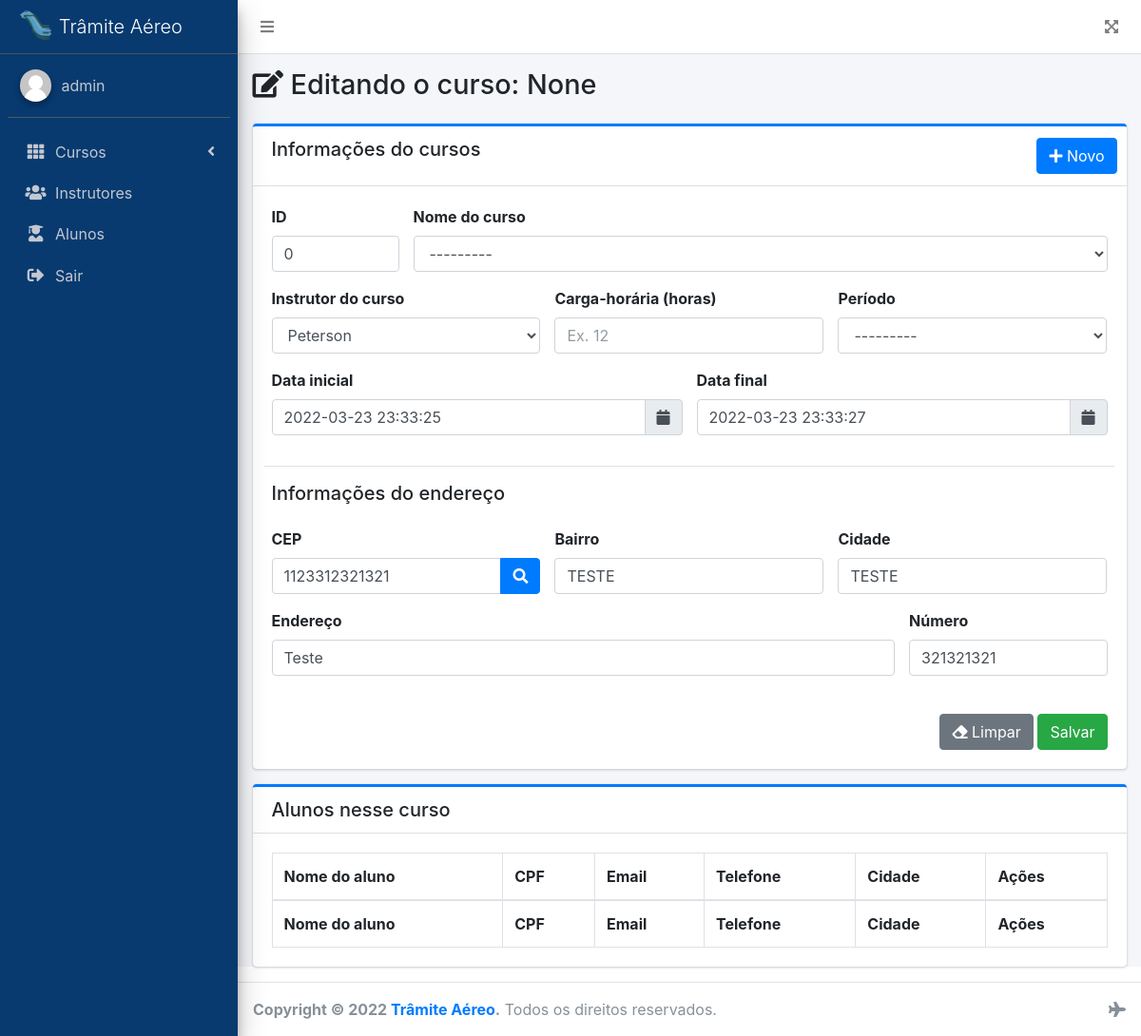
Page /class/edit/1 (signed in) on the earlier database version.
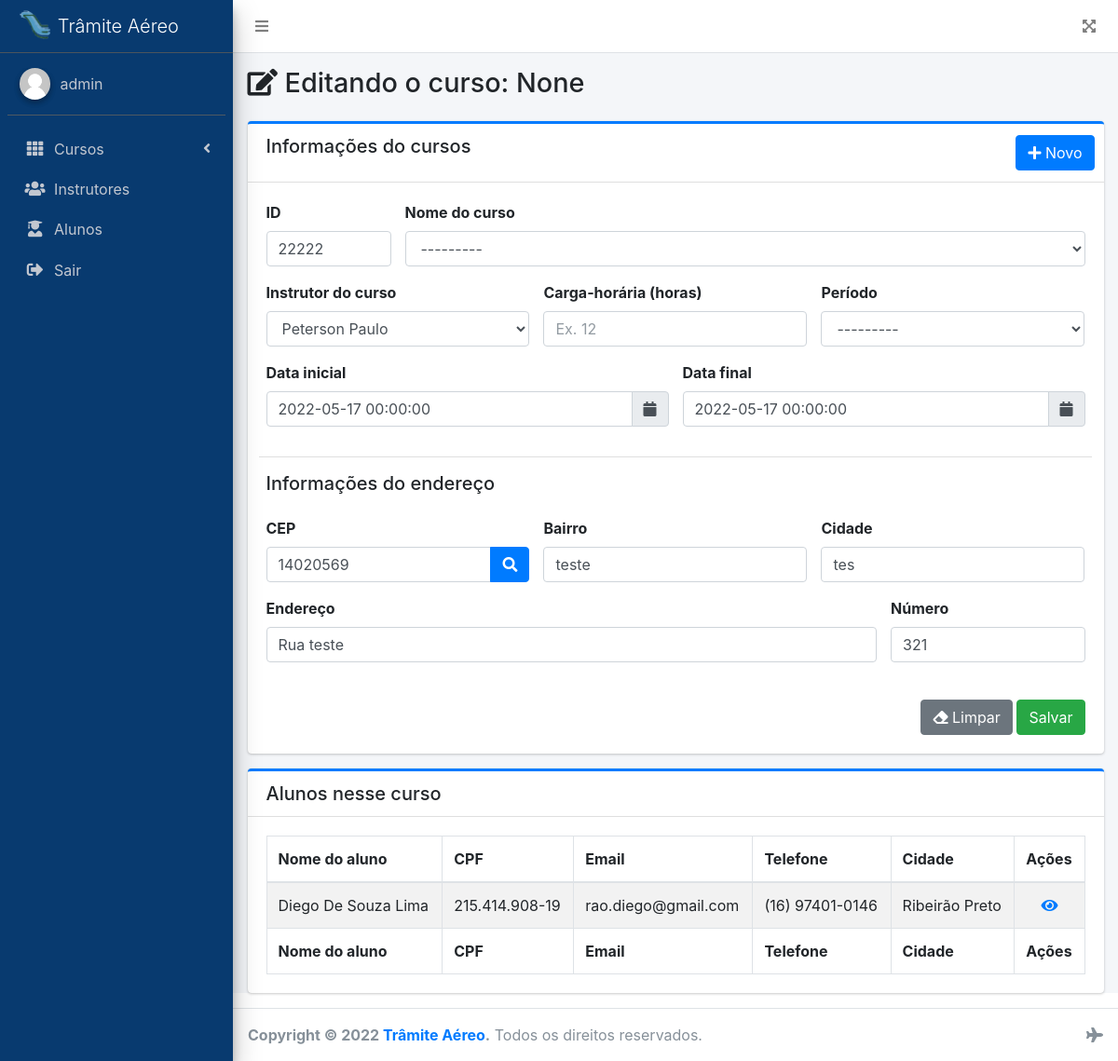
Same page on the later database version.
### class/models.py (models this page shows, shortened)
class Classes(models.Model):
    PERIOD_CHOICES = [
        ('MANHA', 'Manhã'),
        ('TARDE', 'Tarde'),
        ('NOITE', 'Noite'),
        ('MANHA/TARDE', 'Manhã/Tarde'),
        ('TARDE/NOITE', 'Tarde/Noite'),
        ('MANHA/TARDE/NOITE', 'Manhã/Tarde/Noite'),
        ('MANHA/NOITE', 'Manhã/Noite'),
    ]
    anac_id = models.CharField(max_length=255)
    address = models.CharField(max_length=255)
    zipcode = models.CharField(max_length=255)
    number = models.IntegerField()
    neigh = models.CharField(max_length=255)
    city = models.CharField(max_length=255)
    period = models.CharField(max_length=255, choices=PERIOD_CHOICES, null=True)
    workload = models.CharField(max_length=255, null=True, blank=True)
    initial_date = models.DateTimeField()
    finish_date = models.DateTimeField()
    created_at = models.DateTimeField(auto_now_add=True)
    updated_at = models.DateTimeField(auto_now=True)
    instructor = models.ForeignKey("instructor.Instructor", on_delete=models.SET_NULL, null=True)
    name_class = models.ForeignKey("ClassesName", on_delete=models.SET_NULL, null=True, default=None)

### student/models.py (models this page shows, shortened)
class Student(models.Model):
    UF_CHOICES = [
        ("AC", 'Acre'),
        ("AL", 'Alagoas'),
        ("AP", 'Amapá'),
        ("AM", 'Amazonas'),
        ("BA", 'Bahia'),
        ("CE", 'Ceará'),
        ("DF", 'Distrito Federal'),
        ("ES", 'Espirito Santo'),
        ("GO", 'Goiás'),
        ("MA", 'Maranhão'),
        ("MS", 'Mato Grosso do Sul'),
        ("MT", 'Mato Grosso'),
        ("MG", 'Minas Gerais'),
        ("PA", 'Pará'),
        ("PB", 'Paraíba'),
        ("PR", 'Paraná'),
        ("PE", 'Pernambuco'),
        ("PI", 'Piauí'),
        ("RJ", 'Rio de Janeiro'),
        ("RN", 'Rio Grande do Norte'),
        ("RS", 'Rio Grande do Sul'),
        ("RO", 'Rondônia'),
        ("RR", 'Roraima'),
        ("SC", 'Santa Catarina'),
        ("SP", 'São Paulo'),
        ("SE", 'Sergipe'),
        ("TO", 'Tocantins'),
    ]
    SCHOLARITY_CHOICES = [
        ("Ensino Fundamental", 'Ensino Fundamental completo'),
        ("Ensino Medio", 'Ensino Medio completo'),
        ("Ensino Superior", 'Ensino Superior completo'),
        ("Pos Graduacao", 'Pós-Graduação completo'),
    ]
    ISSUING_CHOICES = [
        ('SSP', 'SSP - Secretaria de Segurança Pública'),
        ('PM', 'PM - Polícia Militar'),
        ('PC', 'PC - Policia Civil'),
        ('CNT', 'CNT - Carteira Nacional de Habilitação'),
        ('DIC', 'DIC - Diretoria de Identificação Civil'),
        ('CTPS', 'CTPS - Carteira de Trabaho e Previdência Social'),
        ('FGTS', 'FGTS - Fundo de Garantia do Tempo de Serviço'),
        ('IFP', 'IFP - Instituto Félix Pacheco'),
        ('IPF', 'IPF - Instituto Pereira Faustino'),
        ('IML', 'IML - Instituto Médico-Legal'),
        ('MTE', 'MTE - Ministério do Trabalho e Emprego'),
        ('MMA', 'MMA - Ministério da Marinha'),
        ('MAE', 'MAE - Ministério da Aeronáutica'),
        ('MEX', 'MEX - Ministério do Exército'),
        ('POF', 'POF - Polícia Federal'),
        ('POM', 'POM - Polícia Militar'),
        ('SES', 'SES - Carteira de Estrangeiro'),
        ('SJS', 'SJS - Secretaria da Justiça e Segurança'),
        ('SJTS', 'SJTS - Secretaria da Justiça do Trabalho e Segurança'),
        ('ZZZ', 'ZZZ - Outros (inclusive exterior)'),
    ]
    name = models.CharField(max_length=255)
    email = models.CharField(max_length=100)
    password = models.CharField(max_length=100)
    primary_phone = models.CharField(max_length=100)
    secondary_phone = models.CharField(max_length=100, null=True, blank=True)
    birth_date = models.DateTimeField()
    cpf = models.CharField(max_length=100)
    rg = models.CharField(max_length=100)
    issuing_agency = models.CharField(max_length=100, choices=ISSUING_CHOICES)
    scholarity = models.CharField(max_length=100, choices=SCHOLARITY_CHOICES)
    working_company_name = models.CharField(max_length=100)
    naturalness = models.CharField(max_length=255)
    nationality = models.CharField(max_length=255)
    mother_name = models.CharField(max_length=100, null=True, blank=True)
    father_name = models.CharField(max_length=100, null=True, blank=True)
    avsec_work = models.CharField(max_length=100, null=True, blank=True)
    aviation_work = models.CharField(max_length=100, null=True, blank=True)
    address = models.CharField(max_length=255)
    zipcode = models.CharField(max_length=255)
    number = models.IntegerField()
    neigh = models.CharField(max_length=255)
    city = models.CharField(max_length=255)
    uf = models.CharField(max_length=255, choices=UF_CHOICES)
    complement = models.CharField(max_length=255, null=True, blank=True)
    ready_documents = models.BooleanField(default=False)
    created_at = models.DateTimeField(auto_now_add=True)
    updated_at = models.DateTimeField(auto_now=True)
    in_class = models.ForeignKey("class.Classes", on_delete=models.SET_NULL, null=True, name='classes', blank=True)
    class_declaration = models.ForeignKey("class.ClassesName", on_delete=models.SET_NULL, null=True, name='classes_name')

### class/views.py (the view)
# urls.py: path('edit/<int:id>', views.edit, name='edit'),
@login_required
def edit(request, id):
    instructors = Instructor.objects.all()
    _class = get_object_or_404(Classes, pk=id)
    class_form = ClassesForm(instance=_class)
    students = Student.objects.filter(classes=_class)
    if request.method == 'POST':
        updated_request = request.POST.copy()
        initial_date = datetime.strptime(updated_request['initial_date'], "%d/%m/%Y")
        finish_date = datetime.strptime(updated_request['finish_date'], "%d/%m/%Y")
        zipcode = clean_string(updated_request['zipcode'])
        changed_data = {
            'initial_date': initial_date,
            'finish_date': finish_date,
            'zipcode': zipcode
        }
        updated_request.update(changed_data)
        class_form = ClassesForm(updated_request, instance=_class)
        if class_form.is_valid():
            class_form.save()
            messages.success(request, 'Curso editado com sucesso!')
        else:
            messages.error(request, 'Erro ao validar o cadastro do curso!')
            print(Back.RED, "==>> class_form: ", class_form.errors.as_json())
        return render(request, 'class/edit.html', {'class': _class, 'class_form': class_form, 'instructors': instructors, 'students': students})
    else:
        return render(request, 'class/edit.html', {'class': _class, 'class_form': class_form, 'instructors': instructors, 'students': students})

### class/forms.py (shortened to what this page needs)
class ClassesForm(forms.ModelForm):
    class Meta:
        model = Classes
        fields = '__all__'

### instructor/models.py (called while the page is built)
    def __str__(self):
        return self.name

### class/templates/class/edit.html (shortened to what the changed rows need)
{% extends 'main/index.html' %}
{% load static %}
{% load widget_tweaks %}
{% block page_title %}<i class="fas fa-edit"></i> Editando o curso: {{ class.name_class | truncatewords:5 }}{% endblock %}
{% block style %}
<link rel="stylesheet" href="{% static 'class/css/class.css' %}"> {% endblock %}
{% block content %}
<div class="card card-primary card-outline">
    <div class="card-body">
        <form method="POST" id="class-form">
            <div class="row">
                <div class="col-md-2">
                    <div class="form-group">
                        <label for="class-id">ID</label>
                        {% render_field class_form.anac_id type="text" class="form-control" id="class-id" placeholder="ID da ANAC" %}
                    </div>
                </div>
                <div class="col-md-10">
                    <div class="form-group">
                        <label for="class-name">Nome do curso</label>
                        {% render_field class_form.name_class type="text" class="form-control" id="class-name" placeholder="Insira o nome do curso" %}
                    </div>
                </div>
                <div class="col-md-4">
                    <div class="form-group">
                        <label for="teacher-name">Instrutor do curso</label>
                        {% render_field class_form.instructor class="form-control" id="teacher-name" %}
                    </div>
                </div>
                <div class="col-md-4">
                    <div class="form-group">
                        <label for="class-id">Carga-horária (horas)</label>
                        {% render_field class_form.workload type="text" class="form-control" id="class-workload" placeholder="Ex. 12" %}
                    </div>
                </div>
                <div class="col-md-4">
                    <div class="form-group">
                        <label for="teacher-name">Período</label>
                        {% render_field class_form.period class="form-control" id="period" %}
                    </div>
                </div>
                <div class="col-md-6">
                    <div class="form-group">
                        <div class="input-group date" data-target-input="nearest">
                            {% render_field class_form.initial_date type="text" class="form-control datetimepicker-input" id="initial-date" data-toggle="datetimepicker" data-target="#initial-date" %}
                            <div class="input-group-append" data-target="#initial-date" data-toggle="datetimepicker">
                                <div class="input-group-text"><i class="fa fa-calendar"></i></div>
                            </div>
                        </div>
                    </div>
                </div>
                <div class="col-md-6">
                    <div class="form-group">
                        <div class="input-group date" data-target-input="nearest">
                            {% render_field class_form.finish_date type="text" id="final-date" class="form-control datetimepicker-input" data-toggle="datetimepicker" data-target="#final-date" %}
                            <div class="input-group-append" data-target="#final-date" data-toggle="datetimepicker">
                                <div class="input-group-text"><i class="fa fa-calendar"></i></div>
                            </div>
                        </div>
                    </div>
                </div>
            </div>
            <div class="row divisor mt-3">
                <div class="col-md-4">
                    <div class="form-group">
                        <div class="input-group">
                            {% render_field class_form.zipcode type="text" class="form-control" id="class-zipcode" placeholder="Insira o CEP" %}
                            <span class="input-group-append">
                                <button class="btn btn-primary" id="search-zipcode">
                                </button>
                            </span>
                        </div>
                    </div>
                </div>
                <div class="col-md-4">
                    <div class="form-group">
                        <label for="class-neighbourhood">Bairro</label>
                        {% render_field class_form.neigh type="text" class="form-control" id="class-neighbourhood" placeholder="Insira o bairro" %}
                    </div>
                </div>
                <div class="col-md-4">
                    <div class="form-group">
                        <label for="class-city">Cidade</label>
                        {% render_field class_form.city type="text" class="form-control" id="class-city" placeholder="Insira a cidade" %}
                    </div>
                </div>
                <div class="col-md-9">
                    <div class="form-group">
                        <label for="class-address">Endereço</label>
                        {% render_field class_form.address type="text" class="form-control" id="class-address" placeholder="Insira o nome da rua" %}
                    </div>
                </div>
                <div class="col-md-3">
                    <div class="form-group">
                        <label for="class-number">Número</label>
                        {% render_field class_form.number type="number" class="form-control" id="class-number" placeholder="Insira o número" %}
                    </div>
                </div>
            </div>
        </form>
    </div>
</div>
<div class="card card-primary card-outline">
    <div class="card-body">
        <table id="student-class-list" class="table table-bordered table-striped">
            <thead>
                <tr>
                    <th>Nome do aluno</th>
                    <th>CPF</th>
                    <th>Email</th>
                    <th>Telefone</th>
                    <th>Cidade</th>
                    <th>Ações</th>
                </tr>
            </thead>
            <tbody>
                {% for student in students %}
                <tr>
                    <td>{{ student.name | title }}</td>
                    <td>{{ student.cpf }}</td>
                    <td>{{ student.email }}</td>
                    <td>{{ student.primary_phone }}</td>
                    <td>{{ student.city | title }}</td>
                    <td class="text-center">
                        <a href="student/edit/{{ student.id }}" title="Visualizar" data-toggle="tooltip" data-placement="top">
                            <i class="fas fa-eye"></i>
                        </a>
                    </td>
                </tr>
                {% endfor %}
            </tbody>
            <tfoot>
                <tr>
                    <th>Nome do aluno</th>
                    <th>CPF</th>
                    <th>Email</th>
                    <th>Telefone</th>
                    <th>Cidade</th>
                    <th>Ações</th>
                </tr>
            </tfoot>
        </table>
    </div>
</div>
{% endblock content %}

Differences in the rows shown:
changed Classes "None": anac_id "0" → "22222"; instructor "Peterson" → "Peterson Paulo"; initial_date "2022-03-23 23:33:25" → "2022-05-17 00:00:00"; finish_date "2022-03-23 23:33:27" → "2022-05-17 00:00:00"; zipcode "1123312321321" → "14020569"; neigh "TESTE" → "teste"; city "TESTE" → "tes"; address "Teste" → "Rua teste"; number "321321321" → "321"
added Student: name "Diego De Souza Lima", cpf "215.414.908-19", email "rao.diego@gmail.com", primary_phone "(16) 97401-0146", city "Ribeirão Preto"
